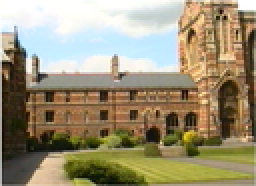
%> input picture practica1/imagenes/1viewfigs-keble.000.bmp, 128 x 93 px, shrunk from 604 x 441 before the run (shown 2 times larger)
$ octave ej4.m   (GNU Octave 9; MATLAB toolbox functions it lacks are replaced by stand-ins)
%> lines starting %> are read from the running program, lines starting %| are printed output that depends on the picture
### practica1/funciones/centrarImagen.m
function imRes=centrarImagen(lienzo,imagen)

[M N] = size(lienzo);
[m n] = size(imagen);

imRes = lienzo;

if (m>M) || (n>N)
    disp('Error. La imagen tiene que ser menor que el lienzo.')
    return
end

verticeSI = [floor((M-m)/2) floor((N-n)/2)];

imRes(verticeSI(1)+1:verticeSI(1)+m,verticeSI(2)+1:verticeSI(2)+n) = imagen;

### practica1/funciones/transformarZ.m
function J=transformar(I,MatrizTransformacion,TipoInterpolacion,entera)

M = length(I(:,1));
N = length(I(1,:));
H = MatrizTransformacion;

%La x corresponde a j, la y corresponde a i (invertida)

%Veo cuáles son los extremos del plano transformado
if(strcmp('si',entera))
    v11 = H*[1,1,1]';
    v12 = H*[N,1,1]';
    v21 = H*[1,M,1]';
    v22 = H*[N,M,1]';
    imin = floor(min([v11(2)/v11(3) v12(2)/v12(3) v21(2)/v21(3) v22(2)/v22(3)]));
    imax = ceil(max([v11(2)/v11(3) v12(2)/v12(3) v21(2)/v21(3) v22(2)/v22(3)]));
    jmin = floor(min([v11(1)/v11(3) v12(1)/v12(3) v21(1)/v21(3) v22(1)/v22(3)]));
    jmax = ceil(max([v11(1)/v11(3) v12(1)/v12(3) v21(1)/v21(3) v22(1)/v22(3)]));
else
    imin = 1;
    imax = M;
    jmin = 1;
    jmax = N;
end

%J = 255*ones(imax-imin+1,jmax-jmin+1);
J = zeros(imax-imin+1,jmax-jmin+1);

for i=imin:imax
    for j=jmin:jmax
        xp = [j,i,1]'; %punto transformado
        x = H\xp; %preimagen
        x = x/x(3);
        if(x(2)<=M && x(2)>=1 && x(1)<=N && x(1)>=1) %Verifico que la preimagen estuviera en el rango original
        switch TipoInterpolacion
            case 'vecino'
                J(i-imin+1,j-jmin+1) = interpVecino(I,x);
            case 'bilineal'
                J(i-imin+1,j-jmin+1) = interpBilineal(I,x);
            case 'bicubica'
                J(i-imin+1,j-jmin+1) = interpBicubica(I,x);
        end
        end
    end
end

### practica1/funciones/calcularHomografia.m
function matrizTransformacion = calcularHomografia(puntosA,puntosB)
%Se asume que se pasan los puntos en coordenadas uniformes
% puntosA =[x1 x2 x3 x4;y1 y2 y3 y4;1 1 1 1]
% puntosB =[x1 x2 x3 x4;y1 y2 y3 y4;1 1 1 1]
% Entonces puntosAt * Ht = puntosBt

H = zeros(3,3);
puntosBt = puntosB';
puntosAt = puntosA';

N = size(puntosAt,1); %deberia ser 4 para este caso

A = zeros(2*N,8);

%keyboard
A(1:N,1:3) = puntosAt;
A(N+1:end,4:6) = puntosAt;
A(1:N,7:end) = -puntosAt(:,1:2).*[puntosBt(:,1) puntosBt(:,1)];
A(N+1:end,7:end) = -puntosAt(:,1:2).*[puntosBt(:,2) puntosBt(:,2)];

y = [puntosBt(:,1);puntosBt(:,2)];

H = A\y;
H = [H;1];

matrizTransformacion = reshape(H,3,3)';

### practica1/scripts/ej4.m
%ej4_conseguirPuntos

clc
clear all
close all


imag1 = imread('1viewfigs-keble.000.bmp'); %izquierda
%> imag1 is the input picture: size 93x128x3 uint8; mean R, G, B 155.6, 145.2, 117.6
imag1 = double(rgb2gray(imag1));
%> imag1: size 93x128 double
imag2 = imread('1viewfigs-keble.003.bmp'); %centro
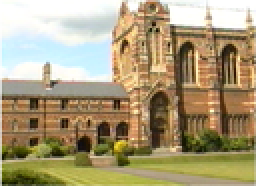
%> input picture practica1/imagenes/1viewfigs-keble.003.bmp, 128 x 93 px, shrunk from 604 x 441 before the run (shown 2 times larger)
%> imag2 is the input picture: size 93x128x3 uint8; mean R, G, B 170.1, 155.6, 121
imag2 = double(rgb2gray(imag2));
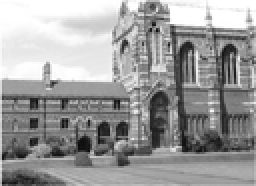
%> imag2: size 93x128 double (shown 2 times larger); min 10, max 255, mean 156
imag3 = imread('1viewfigs-keble.006.bmp'); %derecha
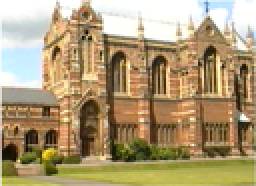
%> input picture practica1/imagenes/1viewfigs-keble.006.bmp, 128 x 93 px, shrunk from 604 x 441 before the run (shown 2 times larger)
%> imag3 is the input picture: size 93x128x3 uint8; mean R, G, B 173.4, 154.1, 117
imag3 = double(rgb2gray(imag3));
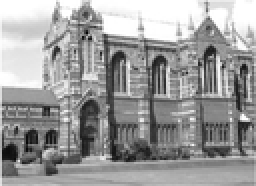
%> imag3: size 93x128 double (shown 2 times larger); min 3, max 255, mean 155.7

%Voy a establecer un lienzo comun, con sistema de coordenadas comun
M = size(imag1,1) + size(imag2,1) + size(imag3,1);
%> M = 279
N = size(imag1,2) + size(imag2,2) + size(imag3,2);
%> N = 384

ima1grande = centrarImagen(zeros(M,N),imag1);
ima2grande = centrarImagen(zeros(M,N),imag2); %Esta es la unica importante, para que quede centrada
ima3grande = centrarImagen(zeros(M,N),imag3);
%> in centrarImagen (call 3), `imRes(verticeSI(1)+1:verticeSI(1)+m,verticeSI(2)+1:verticeSI(2)+n) = i..`:
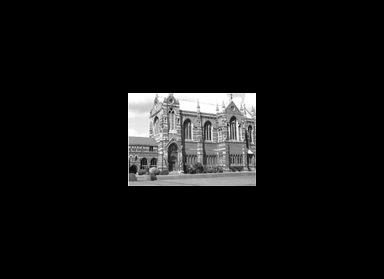
%> imRes: size 279x384 double; min 0, max 255, mean 17.3; mean of the top-left, top-right, bottom-left and bottom-right quarters 21, 19.6, 13.9, 14.7
%-------------------------------------------------------------------

load puntos

H12 = calcularHomografia(puntos1,puntos2); %Homografía que me lleva los puntos1 en puntos2
H32 = calcularHomografia(puntos3,puntos2); %Homografía que me lleva los puntos3 en puntos2

disp('Homografias calculadas. Realizando transformacion 1')
tic
imag12 = transformarZ(ima1grande,H12,'vecino','no');
%> in transformar, `imax = M;`: imax = 279
%> in transformar, `jmax = N;`: jmax = 384
%> in transformar, `J = zeros(imax-imin+1,jmax-jmin+1);`: J: size 279x384 double; every value is 0
toc
imag22 = ima2grande; %No la cambio
disp('Realizando transformacion 2')
tic
imag32 = transformarZ(ima3grande,H32,'vecino','no');
%> call 2 of transformar, with TipoInterpolacion = 'vecino', entera = 'no'
%> after the loop in transformar (call 2), `for i=imin:imax`:
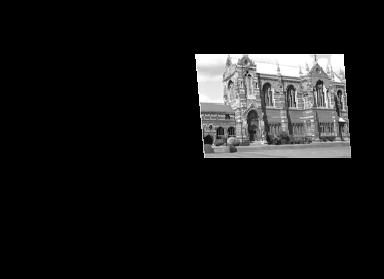
%> J: size 279x384 double; min 0, max 255, mean 22.3
toc

figure
subplot(1,3,1)
imshow(imag12,[0 255])
subplot(1,3,2)
imshow(imag22,[0 255])
subplot(1,3,3)
imshow(imag32,[0 255])

panoramica = max(imag12,imag22);
panoramica = max(panoramica,imag32);
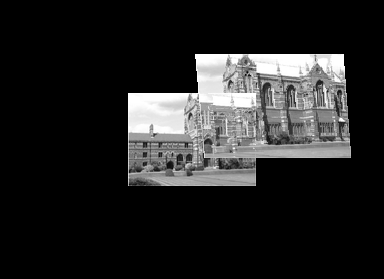
%> panoramica: size 279x384 double; min 0, max 255, mean 36

figure
imshow(panoramica,[0 255])
